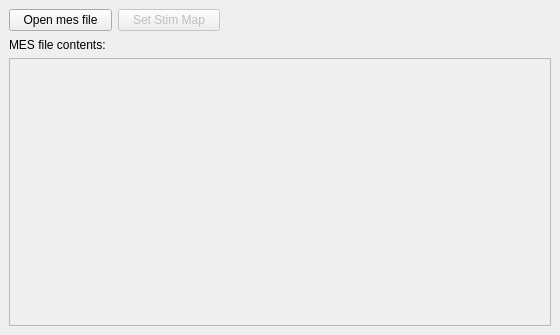
<?xml version="1.0" encoding="UTF-8"?>
<ui version="4.0">
 <class>DockWidget</class>
 <widget class="QDockWidget" name="DockWidget">
  <property name="geometry">
   <rect>
    <x>0</x>
    <y>0</y>
    <width>560</width>
    <height>335</height>
   </rect>
  </property>
  <property name="floating">
   <bool>true</bool>
  </property>
  <property name="features">
   <set>QDockWidget::AllDockWidgetFeatures</set>
  </property>
  <property name="windowTitle">
   <string>Mesfile I/O</string>
  </property>
  <widget class="QWidget" name="dockWidgetContents">
   <layout class="QGridLayout" name="gridLayout">
    <item row="2" column="0" colspan="4">
     <widget class="QListWidget" name="listwMesfile">
      <property name="enabled">
       <bool>false</bool>
      </property>
     </widget>
    </item>
    <item row="1" column="0" colspan="2">
     <widget class="QLabel" name="mesfile_label">
      <property name="text">
       <string>MES file contents:</string>
      </property>
     </widget>
    </item>
    <item row="0" column="0">
     <widget class="QPushButton" name="btnOpenMesFile">
      <property name="text">
       <string>Open mes file</string>
      </property>
     </widget>
    </item>
    <item row="0" column="1">
     <widget class="QPushButton" name="btnSetStimMap">
      <property name="enabled">
       <bool>false</bool>
      </property>
      <property name="text">
       <string>Set Stim Map</string>
      </property>
     </widget>
    </item>
    <item row="0" column="2" colspan="2">
     <spacer name="horizontalSpacer_13">
      <property name="orientation">
       <enum>Qt::Horizontal</enum>
      </property>
      <property name="sizeHint" stdset="0">
       <size>
        <width>325</width>
        <height>23</height>
       </size>
      </property>
     </spacer>
    </item>
   </layout>
  </widget>
 </widget>
 <resources/>
 <connections/>
</ui>
